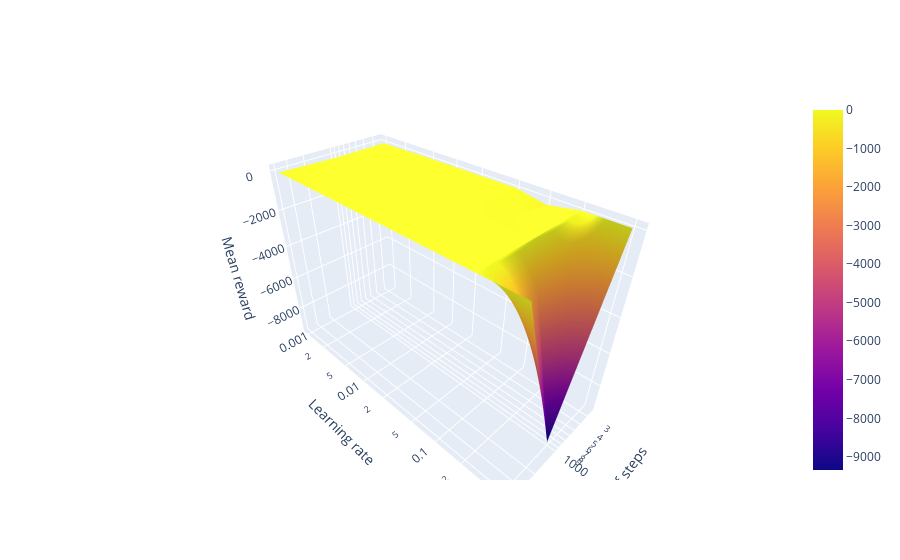

Notebook code cell kept with this figure:
### Code cell
grid_learning_rates = [1e-3, 2e-3, 5e-3, 1e-2, 2e-2, 5e-2, 1e-1, 2e-1, 5e-1]
grid_num_steps = [256, 1024, 4096]
def mean_reward(learning_rate, num_steps):
    actor = train(learning_rate=learning_rate, num_steps=num_steps)
    return np.mean([mock_experience(actor).reward for _ in range(256)])
grid_mean_rewards = [
    [
        mean_reward(learning_rate, num_steps)
        for num_steps in grid_num_steps
    ]
    for learning_rate in tqdm(grid_learning_rates)
]
go.Figure(
    layout=dict(
        scene=dict(
            xaxis_title="Number of steps",
            xaxis_type="log",
            yaxis_title="Learning rate",
            yaxis_type="log",
            zaxis_title="Mean reward",
        )
    ),
    data=[
        go.Surface(
            x=grid_num_steps,
            y=grid_learning_rates,
            z=grid_mean_rewards,
        )
    ]
)

### Figure 1 — Plotly figure (JSON) as saved in the notebook; plotly's stock layout.template omitted (floating-point values rounded to 4 significant figures)
{"data": [{"type": "surface", "x": [256, 1024, 4096], "y": [0.001, 0.002, 0.005, 0.01, 0.02, 0.05, 0.1, 0.2, 0.5], "z": [[-58.23, -94.54, -7.353], [-36.29, -16.6, -2.073], [-12.73, -20.41, -0.6596], [-3.385, -0.362, -0.7343], [-2.519, -1.172, -0.01966], [-2.433, -0.02311, -0.02452], [-269.7, -0.5822, -2.062], [-0.8561, -1.546, -2.5], [-2.108, -9339.0, -2.495]]}], "layout": {"scene": {"xaxis": {"title": {"text": "Number of steps"}, "type": "log"}, "yaxis": {"title": {"text": "Learning rate"}, "type": "log"}, "zaxis": {"title": {"text": "Mean reward"}}}}}
